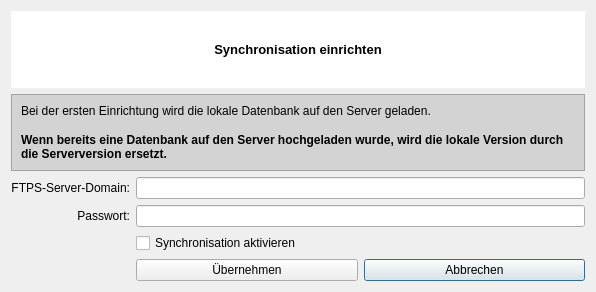
<?xml version="1.0" encoding="UTF-8"?>
<ui version="4.0">
 <class>Syncdialog</class>
 <widget class="QDialog" name="Syncdialog">
  <property name="windowModality">
   <enum>Qt::ApplicationModal</enum>
  </property>
  <property name="geometry">
   <rect>
    <x>0</x>
    <y>0</y>
    <width>596</width>
    <height>292</height>
   </rect>
  </property>
  <property name="windowTitle">
   <string>Synchronisation</string>
  </property>
  <property name="windowIcon">
   <iconset>
    <normaloff>kursbuch.ico</normaloff>kursbuch.ico</iconset>
  </property>
  <layout class="QGridLayout" name="gridLayout_3">
   <item row="0" column="0" colspan="2">
    <widget class="QLabel" name="label">
     <property name="font">
      <font>
       <pointsize>10</pointsize>
       <weight>75</weight>
       <bold>true</bold>
      </font>
     </property>
     <property name="styleSheet">
      <string notr="true">background-color: rgb(255, 255, 255);</string>
     </property>
     <property name="text">
      <string>Synchronisation einrichten</string>
     </property>
     <property name="alignment">
      <set>Qt::AlignCenter</set>
     </property>
     <property name="wordWrap">
      <bool>true</bool>
     </property>
    </widget>
   </item>
   <item row="1" column="0" colspan="2">
    <widget class="QFrame" name="frame">
     <property name="styleSheet">
      <string notr="true">background-color: rgb(211, 211, 211);</string>
     </property>
     <property name="frameShape">
      <enum>QFrame::StyledPanel</enum>
     </property>
     <property name="frameShadow">
      <enum>QFrame::Raised</enum>
     </property>
     <layout class="QGridLayout" name="gridLayout_2">
      <item row="0" column="0">
       <widget class="QLabel" name="label_4">
        <property name="text">
         <string>Bei der ersten Einrichtung wird die lokale Datenbank auf den Server geladen.</string>
        </property>
        <property name="alignment">
         <set>Qt::AlignLeading|Qt::AlignLeft|Qt::AlignTop</set>
        </property>
        <property name="wordWrap">
         <bool>true</bool>
        </property>
       </widget>
      </item>
      <item row="1" column="0">
       <widget class="QLabel" name="label_5">
        <property name="font">
         <font>
          <weight>75</weight>
          <bold>true</bold>
         </font>
        </property>
        <property name="text">
         <string>Wenn bereits eine Datenbank auf den Server hochgeladen wurde, wird die lokale Version durch die Serverversion ersetzt.</string>
        </property>
        <property name="alignment">
         <set>Qt::AlignLeading|Qt::AlignLeft|Qt::AlignTop</set>
        </property>
        <property name="wordWrap">
         <bool>true</bool>
        </property>
       </widget>
      </item>
     </layout>
    </widget>
   </item>
   <item row="2" column="0">
    <widget class="QLabel" name="label_2">
     <property name="text">
      <string>FTPS-Server-Domain:</string>
     </property>
     <property name="alignment">
      <set>Qt::AlignRight|Qt::AlignTrailing|Qt::AlignVCenter</set>
     </property>
    </widget>
   </item>
   <item row="2" column="1">
    <widget class="QLineEdit" name="lineEditFTPS"/>
   </item>
   <item row="3" column="0">
    <widget class="QLabel" name="label_3">
     <property name="text">
      <string>Passwort:</string>
     </property>
     <property name="alignment">
      <set>Qt::AlignRight|Qt::AlignTrailing|Qt::AlignVCenter</set>
     </property>
    </widget>
   </item>
   <item row="3" column="1">
    <widget class="QLineEdit" name="lineEditPW">
     <property name="echoMode">
      <enum>QLineEdit::Password</enum>
     </property>
    </widget>
   </item>
   <item row="4" column="1">
    <widget class="QCheckBox" name="checkBoxSync">
     <property name="text">
      <string>Synchronisation aktivieren</string>
     </property>
    </widget>
   </item>
   <item row="5" column="1">
    <layout class="QGridLayout" name="gridLayout">
     <item row="0" column="1">
      <widget class="QPushButton" name="pushButtonAbbrechen">
       <property name="text">
        <string>Abbrechen</string>
       </property>
      </widget>
     </item>
     <item row="0" column="0">
      <widget class="QPushButton" name="pushButtonUebernehmen">
       <property name="text">
        <string>Übernehmen</string>
       </property>
      </widget>
     </item>
    </layout>
   </item>
  </layout>
 </widget>
 <tabstops>
  <tabstop>lineEditFTPS</tabstop>
  <tabstop>lineEditPW</tabstop>
  <tabstop>checkBoxSync</tabstop>
  <tabstop>pushButtonUebernehmen</tabstop>
  <tabstop>pushButtonAbbrechen</tabstop>
 </tabstops>
 <resources/>
 <connections/>
</ui>
